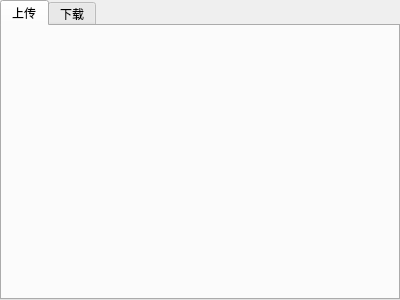
<?xml version="1.0" encoding="UTF-8"?>
<ui version="4.0">
 <class>UiTransfer</class>
 <widget class="QWidget" name="UiTransfer">
  <property name="geometry">
   <rect>
    <x>0</x>
    <y>0</y>
    <width>400</width>
    <height>300</height>
   </rect>
  </property>
  <property name="windowTitle">
   <string>Form</string>
  </property>
  <layout class="QHBoxLayout" name="horizontalLayout">
   <property name="leftMargin">
    <number>0</number>
   </property>
   <property name="topMargin">
    <number>0</number>
   </property>
   <property name="rightMargin">
    <number>0</number>
   </property>
   <property name="bottomMargin">
    <number>0</number>
   </property>
   <item>
    <widget class="QTabWidget" name="tabWidget">
     <property name="currentIndex">
      <number>0</number>
     </property>
     <widget class="UiUpload" name="tabUpload">
      <attribute name="title">
       <string>上传</string>
      </attribute>
     </widget>
     <widget class="UiDownload" name="tabDownload">
      <attribute name="title">
       <string>下载</string>
      </attribute>
     </widget>
    </widget>
   </item>
  </layout>
 </widget>
 <customwidgets>
  <customwidget>
   <class>UiDownload</class>
   <extends>QWidget</extends>
   <header>src/fend/uitransfer/uidownload.h</header>
   <container>1</container>
  </customwidget>
  <customwidget>
   <class>UiUpload</class>
   <extends>QWidget</extends>
   <header location="global">src/fend/uitransfer/uiupload.h</header>
   <container>1</container>
  </customwidget>
 </customwidgets>
 <resources/>
 <connections/>
</ui>
